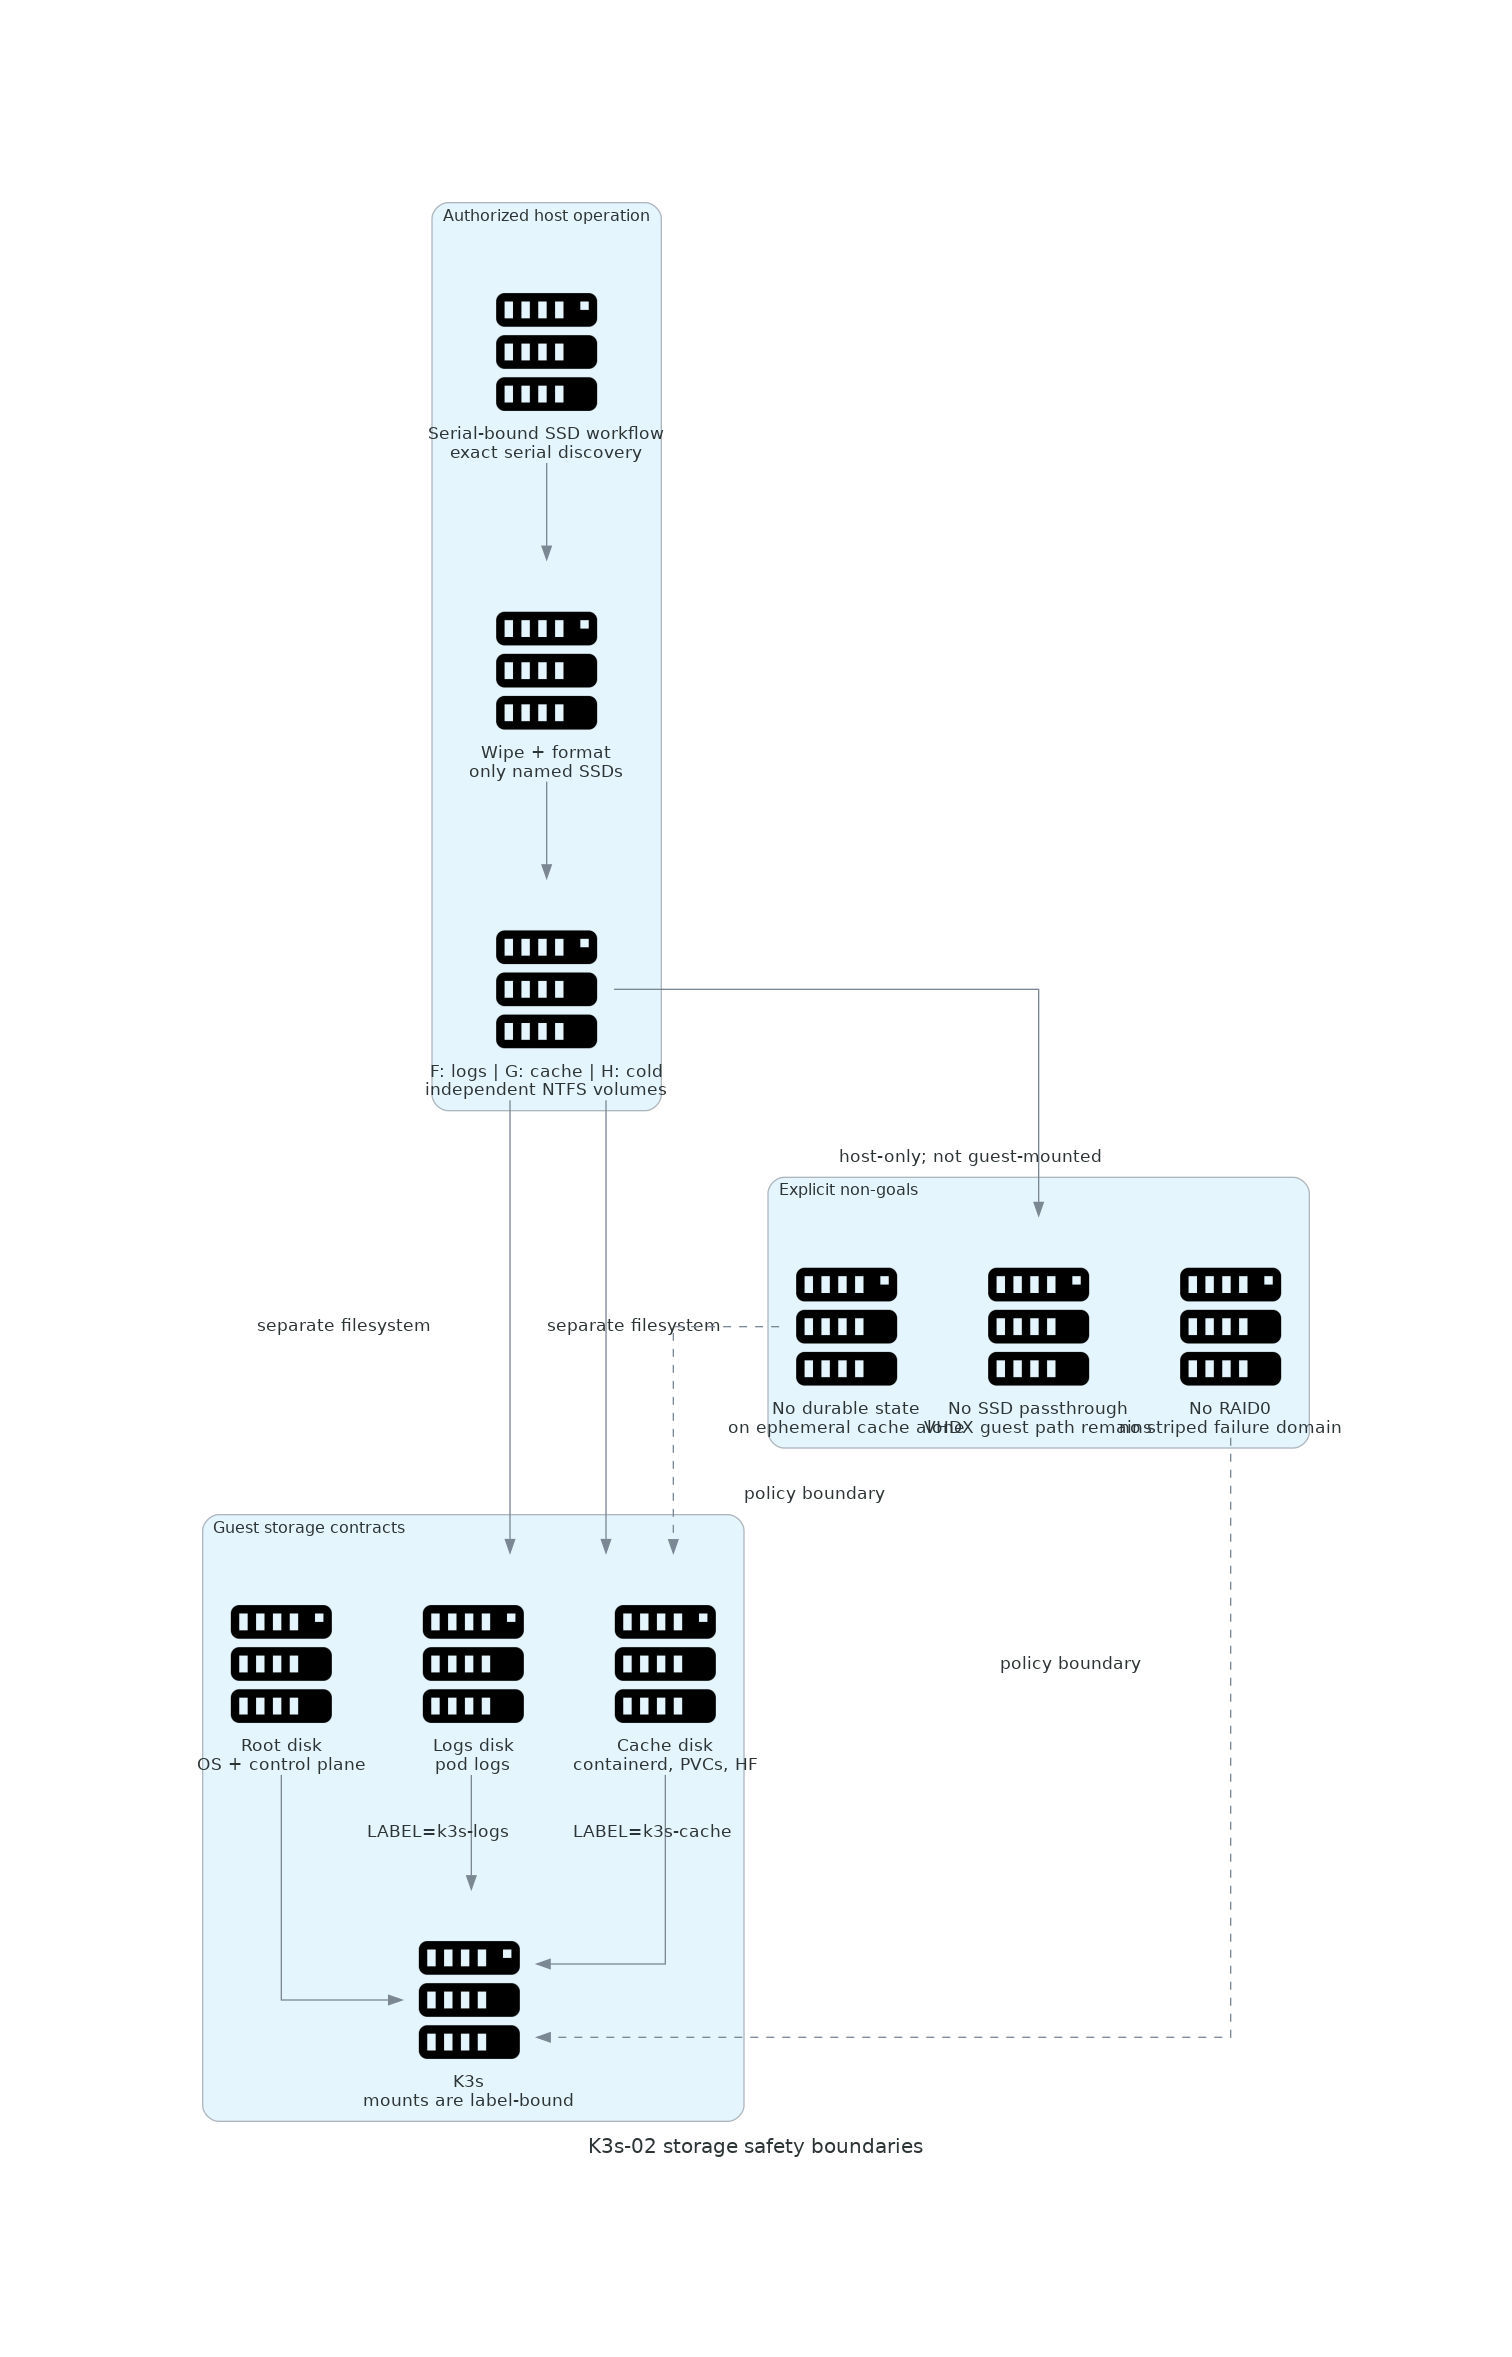

Source code (Python):
"""K3s-02 safety and ownership boundaries — host vs guest vs non-goals."""

from diagrams import Cluster, Diagram, Edge
from diagrams.onprem.compute import Server


with Diagram(
    "K3s-02 storage safety boundaries",
    filename="storage-safety-boundaries",
    direction="TB",
    show=False,
    outformat=["png", "svg", "dot"],
    graph_attr={"ranksep": "1.0", "nodesep": "0.6"},
):
    with Cluster("Authorized host operation"):
        serial = Server("Serial-bound SSD workflow\nexact serial discovery")
        wipe = Server("Wipe + format\nonly named SSDs")
        volumes = Server("F: logs | G: cache | H: cold\nindependent NTFS volumes")
        serial >> wipe >> volumes

    with Cluster("Guest storage contracts"):
        root = Server("Root disk\nOS + control plane")
        k3s = Server("K3s\nmounts are label-bound")
        cache = Server("Cache disk\ncontainerd, PVCs, HF")
        logs = Server("Logs disk\npod logs")
        root >> k3s
        cache >> Edge(label="LABEL=k3s-cache") >> k3s
        logs >> Edge(label="LABEL=k3s-logs") >> k3s

    with Cluster("Explicit non-goals"):
        no_raid = Server("No RAID0\nno striped failure domain")
        no_pass = Server("No SSD passthrough\nVHDX guest path remains")
        no_durable = Server("No durable state\non ephemeral cache alone")

    volumes >> Edge(label="host-only; not guest-mounted") >> no_pass
    volumes >> Edge(label="separate filesystem") >> cache
    volumes >> Edge(label="separate filesystem") >> logs
    no_raid >> Edge(label="policy boundary", style="dashed") >> k3s
    no_durable >> Edge(label="policy boundary", style="dashed") >> cache
